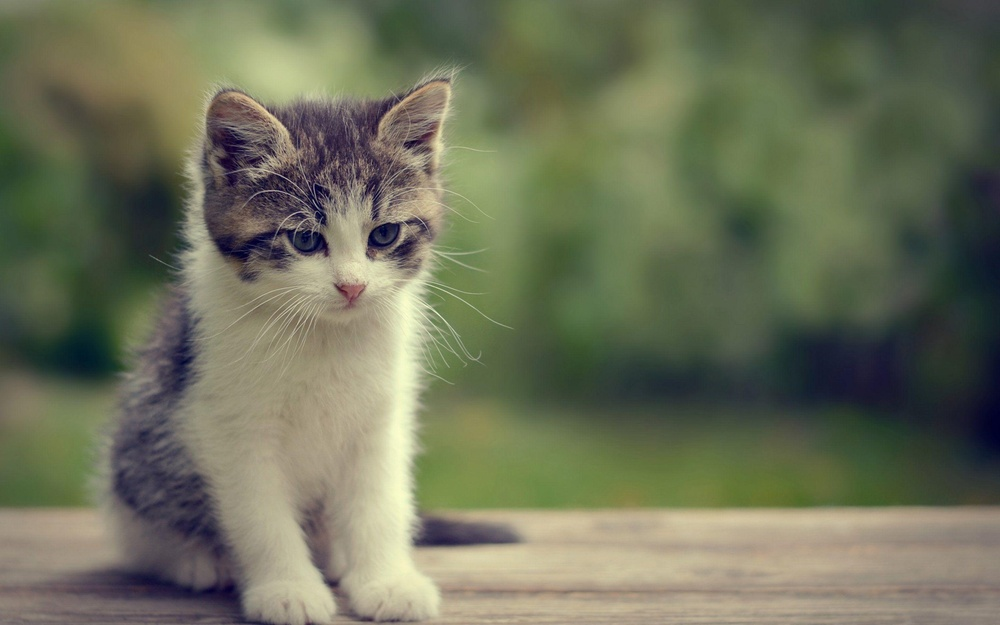
#> input picture data/images/cat2.jpeg, 1000 x 625 px, shrunk from 2880 x 1800 before the run
$ python '13 Threshold.py'
#> lines starting #> are read from the running program, lines starting #| are printed output that depends on the picture; after the words box and inside, x2 and y2 are one past the last pixel; in counts of white or black regions, pixels touching at a corner belong together
'''
Threshold
Simple
Adaptive Gaussian
Adaptive Mean
'''

import os
import cv2 as cv
import numpy as np
import matplotlib.pyplot as plt

dir_path = os.getcwd()+'/data/images/'
img=cv.imread(dir_path+'cat2.jpeg')
#> img is the input picture: shape (625, 1000, 3); mean B, G, R 89.5, 112.8, 108.9
cv.imshow('Cat',img)

gray = cv.cvtColor(img,cv.COLOR_BGR2GRAY)
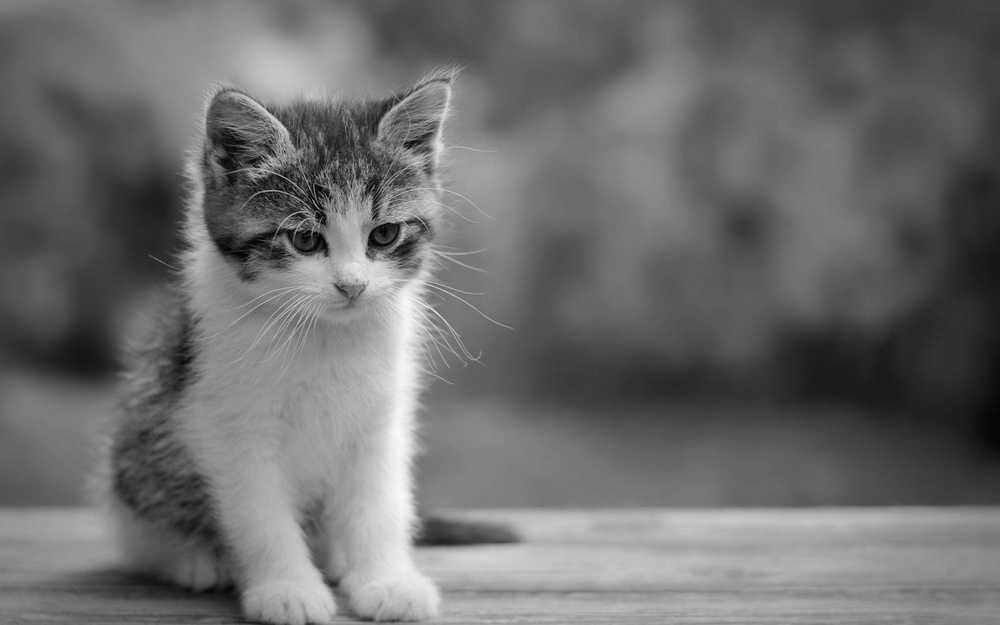
#> gray: shape (625, 1000); min 2, max 249, mean 109
cv.imshow('Gray',gray)

# Simple Thresholding
#Other otpions: cv.THRESH_BINARY_INVERSE
threshold,thresh = cv.threshold(gray,150,255,cv.THRESH_BINARY)
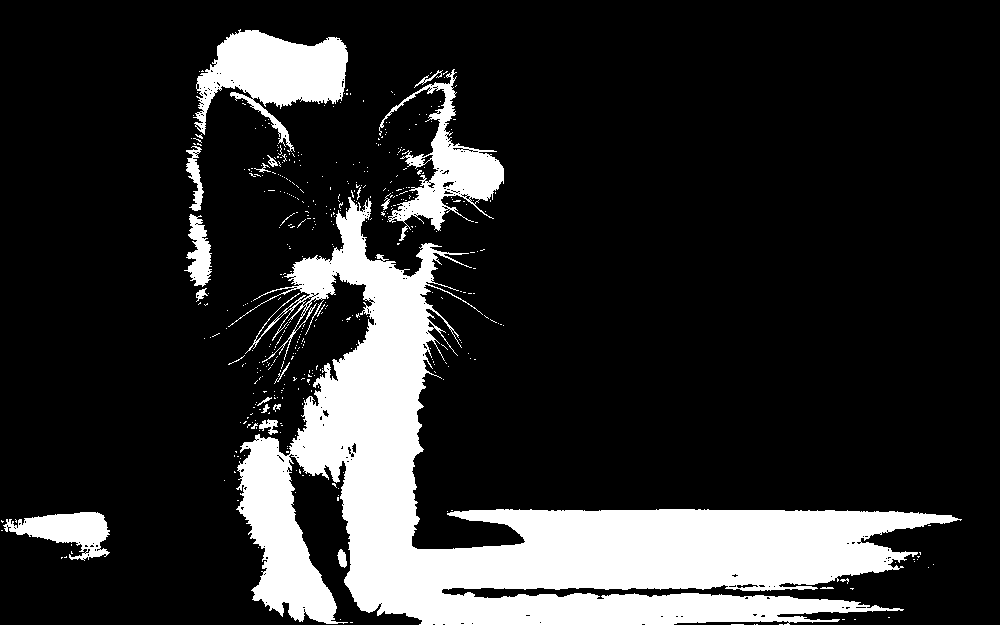
#> thresh: shape (625, 1000); 17.6% white; 455 white regions (432 under 20 px), largest, box (x1, y1, x2, y2) and area: (228, 197, 962, 625) 88971, (193, 29, 348, 152) 8997, (379, 69, 504, 241) 5915
cv.imshow('threshold',thresh)

# Adaptive Thresholding
#Other otpions: cv.ADABTIVE_BINARY_MEAN
adaptive_thresh = cv.adaptiveThreshold(gray,255,cv.ADAPTIVE_THRESH_GAUSSIAN_C,cv.THRESH_BINARY,11,3)
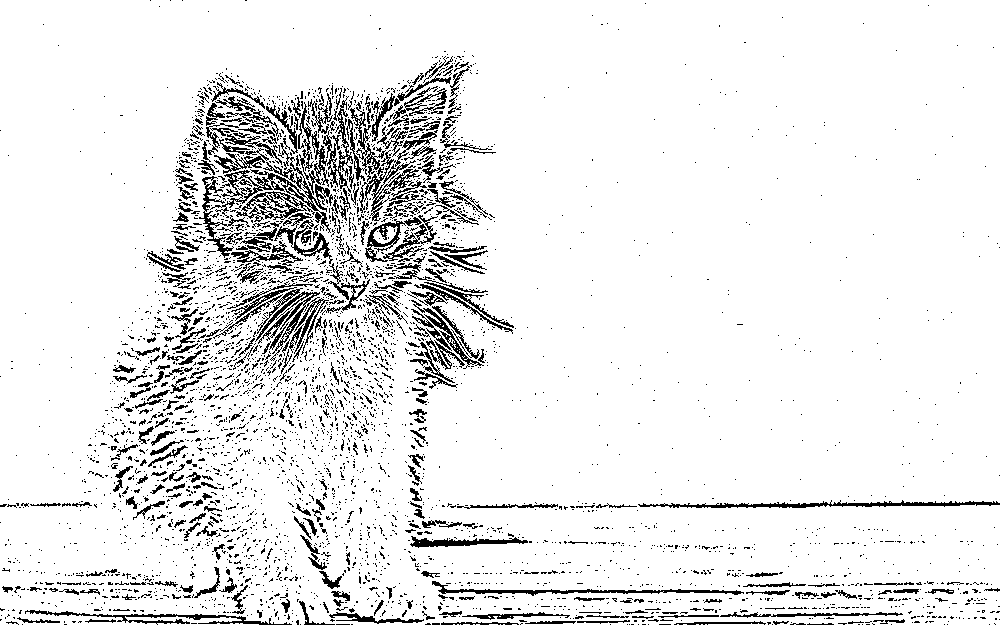
#> adaptive_thresh: shape (625, 1000); 91.5% white; black in thin lines or dots
cv.imshow('Adaptive Threshold',adaptive_thresh)

print(threshold,thresh	)
#> (printed output is left out)

cv.waitKey(0)

$ run again, with data/images/boat.jpeg copied over data/images/cat2.jpeg
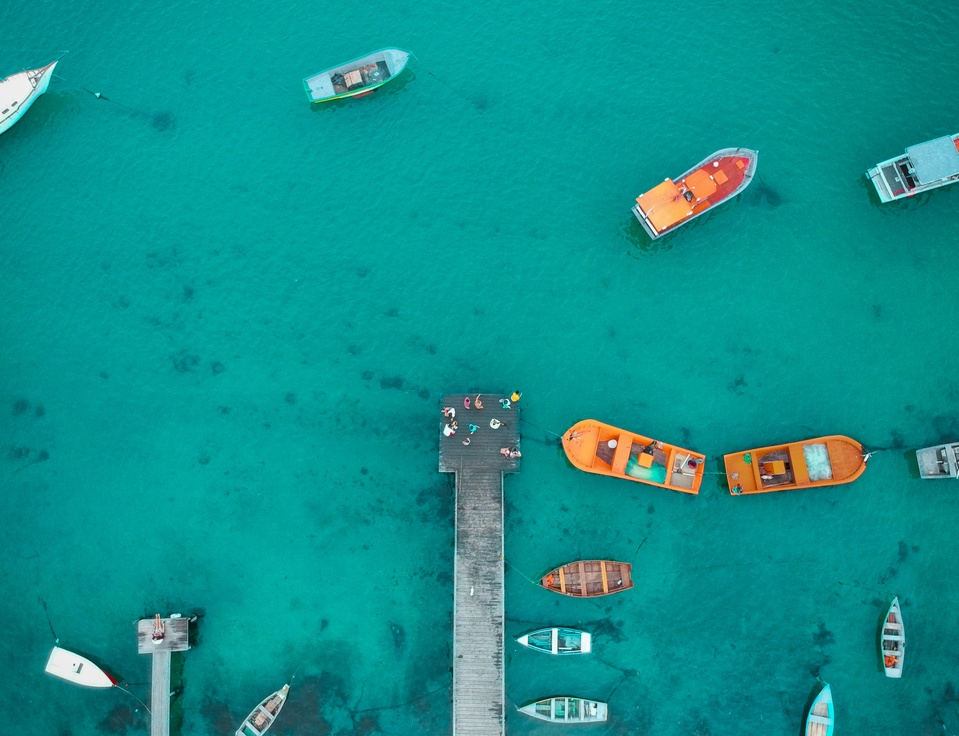
#> input picture data/images/boat.jpeg, 959 x 736 px, shrunk from 3863 x 2964 before the run
#> img is the input picture: shape (736, 959, 3); mean B, G, R 141, 144.5, 15.1
#> `threshold,thresh = cv.threshold(gray,150,255,cv.THRESH_BINARY)`:
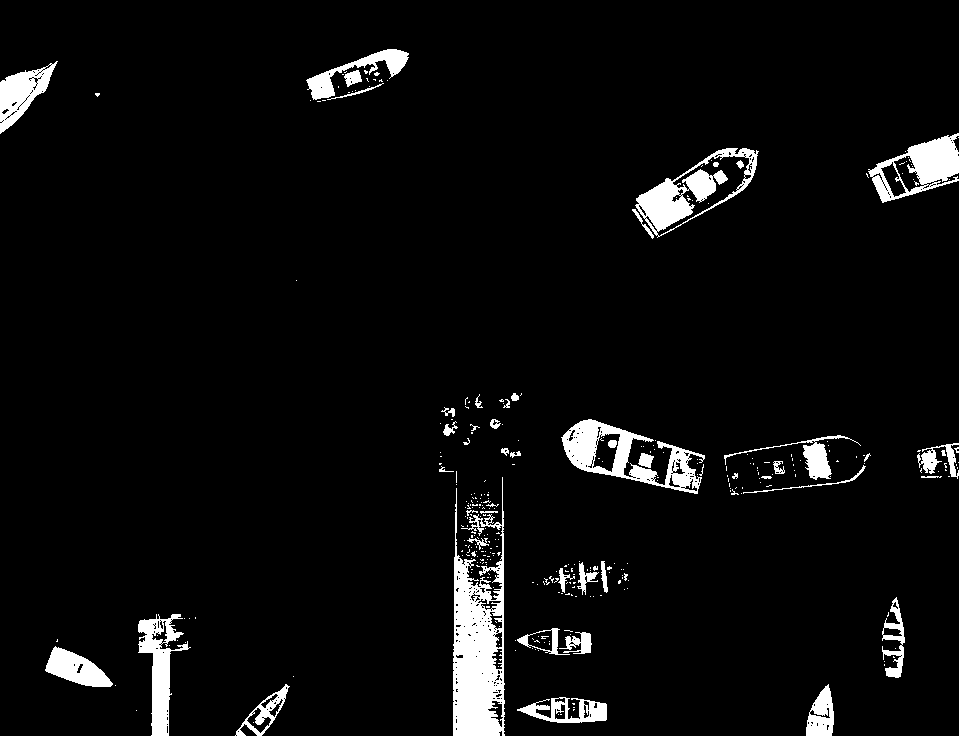
#> thresh: shape (736, 959); 4.8% white; 336 white regions (288 under 20 px), largest, box (x1, y1, x2, y2) and area: (453, 477, 505, 736) 7899, (561, 419, 705, 494) 3784, (635, 148, 759, 238) 3425
#> `adaptive_thresh = cv.adaptiveThreshold(gray,255,cv.ADAPTIVE_THRESH_GAU..`:
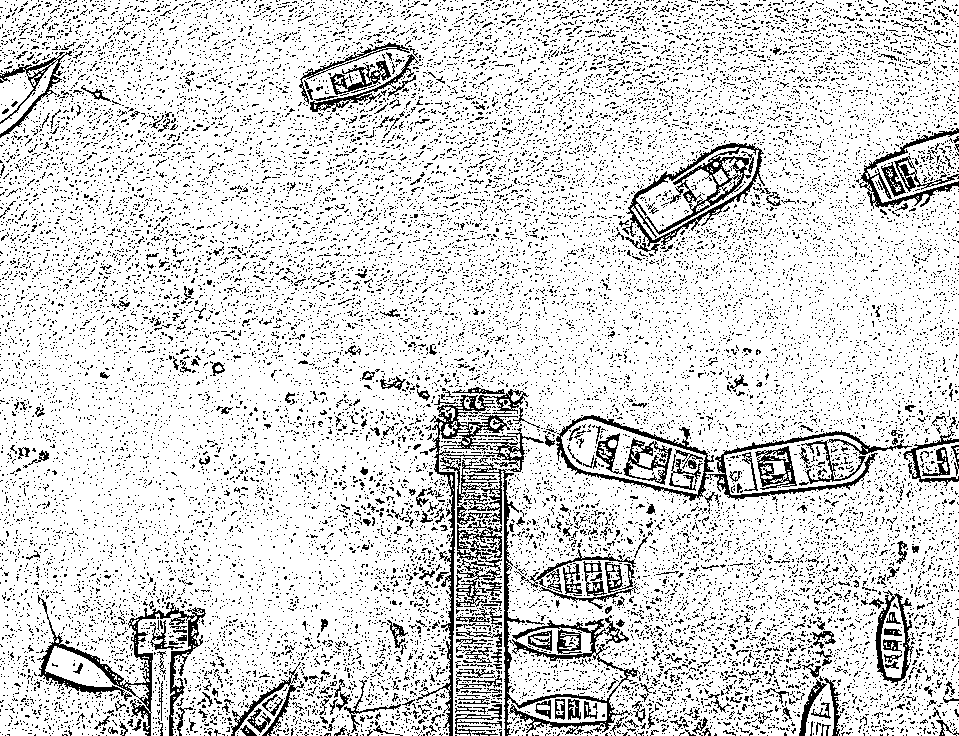
#> adaptive_thresh: shape (736, 959); 84.5% white; black in thin lines or dots
#> (printed output is left out)
